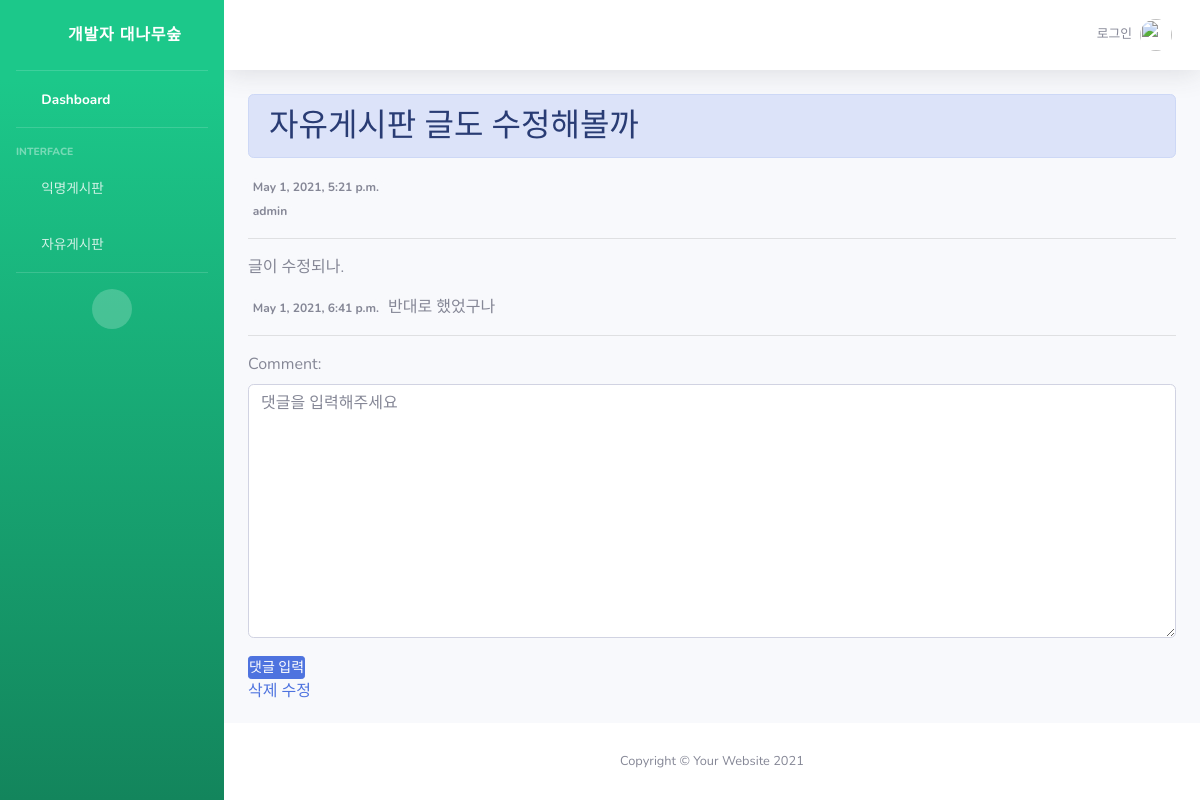
/freedetail/2, run on the app's committed database.
### snsapp/models.py (models this page shows, shortened)
class FreePost(models.Model):
    title = models.CharField(max_length=200)
    body = models.TextField()
    date = models.DateTimeField(auto_now_add=True)
    author = models.ForeignKey(User, on_delete=models.CASCADE)

class FreeComment(models.Model):
    comment = models.TextField()
    date = models.DateTimeField(auto_now_add=True)
    post = models.ForeignKey(FreePost, null=True, blank=True, on_delete=models.CASCADE)
    def __str__(self):
        return self.comment

### snsapp/views.py (the view)
# urls.py: path('freedetail/<int:post_id>', views.freedetail, name='freedetail'),
def freedetail(request, post_id):
    post_detail = get_object_or_404(FreePost, pk=post_id)
    comment_form = FreeCommentForm()
    return render(request, 'free_detail.html', {'post_detail':post_detail, 'comment_form': comment_form})

### snsapp/forms.py
class FreeCommentForm(forms.ModelForm):
    class Meta:
        model = FreeComment
        fields = ['comment']
    def __init__(self, *args, **kwargs):
        super(FreeCommentForm, self).__init__(*args, **kwargs)
        self.fields['comment'].widget.attrs = {
            'class': 'form-control',
            'placeholder': "댓글을 입력해주세요",
            'rows': 10
        }

### snsapp/templates/free_detail.html (shortened to what this page needs)
{% extends 'base.html' %}
{% block content %}
<h2 class="alert alert-primary"> {{ post_detail.title }}</h2>
<span class="badge rounded-pill bg-light">{{ post_detail.date }}</span>
<br/>
<span class="badge rounded-pill bg-light">{{ post_detail.author.username }}</span>
<hr/>
<p>
    {{ post_detail.body}}
</p>
{% for comment in post_detail.freecomment_set.all %}
<span class="badge rounded-pill bg-light">{{ comment.date }}</span>
{{ comment }}
<hr>
{% endfor %}
<form method="POST" action="{% url 'new_freecomment' post_detail.id %}">
    <div class="form-group">
        {{ comment_form }}
    </div>
    <input type="submit" class="btn btn-primary btn-icon-split btn-sm" value="댓글 입력">
</form>
<a href="{% url 'freedelete' post_detail.id %}">삭제</a>
<a href="{% url 'freeedit' post_detail.id %}">수정</a>
{% endblock %}

### data on the page
FreePost: title "자유게시판 글도 수정해볼까", date "May 1, 2021, 5:21 p.m.", author.username "admin", body "글이 수정되나."
FreeComment: date "May 1, 2021, 6:41 p.m.", comment "반대로 했었구나"
